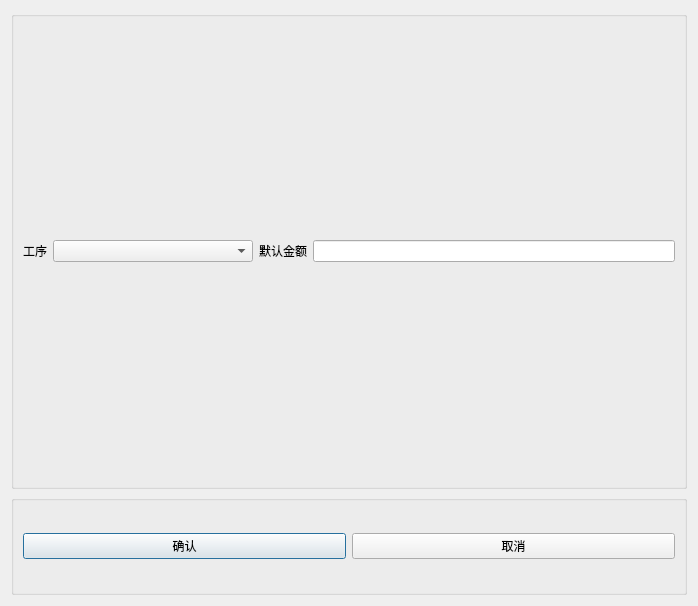
<?xml version="1.0" encoding="UTF-8"?>
<ui version="4.0">
 <class>bagprocessdialog</class>
 <widget class="QDialog" name="bagprocessdialog">
  <property name="geometry">
   <rect>
    <x>0</x>
    <y>0</y>
    <width>698</width>
    <height>606</height>
   </rect>
  </property>
  <property name="windowTitle">
   <string>bagprocessdialog</string>
  </property>
  <layout class="QGridLayout" name="gridLayout_2">
   <item row="0" column="0">
    <widget class="QGroupBox" name="groupBox">
     <property name="title">
      <string/>
     </property>
     <layout class="QGridLayout" name="gridLayout">
      <item row="0" column="3">
       <widget class="QLineEdit" name="lineEdit"/>
      </item>
      <item row="0" column="1">
       <widget class="QComboBox" name="comboBox">
        <property name="minimumSize">
         <size>
          <width>200</width>
          <height>0</height>
         </size>
        </property>
       </widget>
      </item>
      <item row="0" column="0">
       <widget class="QLabel" name="label">
        <property name="text">
         <string>工序</string>
        </property>
       </widget>
      </item>
      <item row="0" column="2">
       <widget class="QLabel" name="label_2">
        <property name="text">
         <string>默认金额</string>
        </property>
       </widget>
      </item>
     </layout>
    </widget>
   </item>
   <item row="1" column="0">
    <widget class="QGroupBox" name="groupBox_2">
     <property name="maximumSize">
      <size>
       <width>16777215</width>
       <height>100</height>
      </size>
     </property>
     <property name="title">
      <string/>
     </property>
     <layout class="QGridLayout" name="gridLayout_3">
      <item row="0" column="0">
       <widget class="QPushButton" name="pushButton">
        <property name="text">
         <string>确认</string>
        </property>
       </widget>
      </item>
      <item row="0" column="1">
       <widget class="QPushButton" name="pushButton_2">
        <property name="text">
         <string>取消</string>
        </property>
       </widget>
      </item>
     </layout>
    </widget>
   </item>
  </layout>
 </widget>
 <resources/>
 <connections>
  <connection>
   <sender>pushButton</sender>
   <signal>clicked()</signal>
   <receiver>bagprocessdialog</receiver>
   <slot>accept()</slot>
   <hints>
    <hint type="sourcelabel">
     <x>185</x>
     <y>542</y>
    </hint>
    <hint type="destinationlabel">
     <x>348</x>
     <y>302</y>
    </hint>
   </hints>
  </connection>
  <connection>
   <sender>pushButton_2</sender>
   <signal>clicked()</signal>
   <receiver>bagprocessdialog</receiver>
   <slot>reject()</slot>
   <hints>
    <hint type="sourcelabel">
     <x>512</x>
     <y>542</y>
    </hint>
    <hint type="destinationlabel">
     <x>348</x>
     <y>302</y>
    </hint>
   </hints>
  </connection>
 </connections>
</ui>
